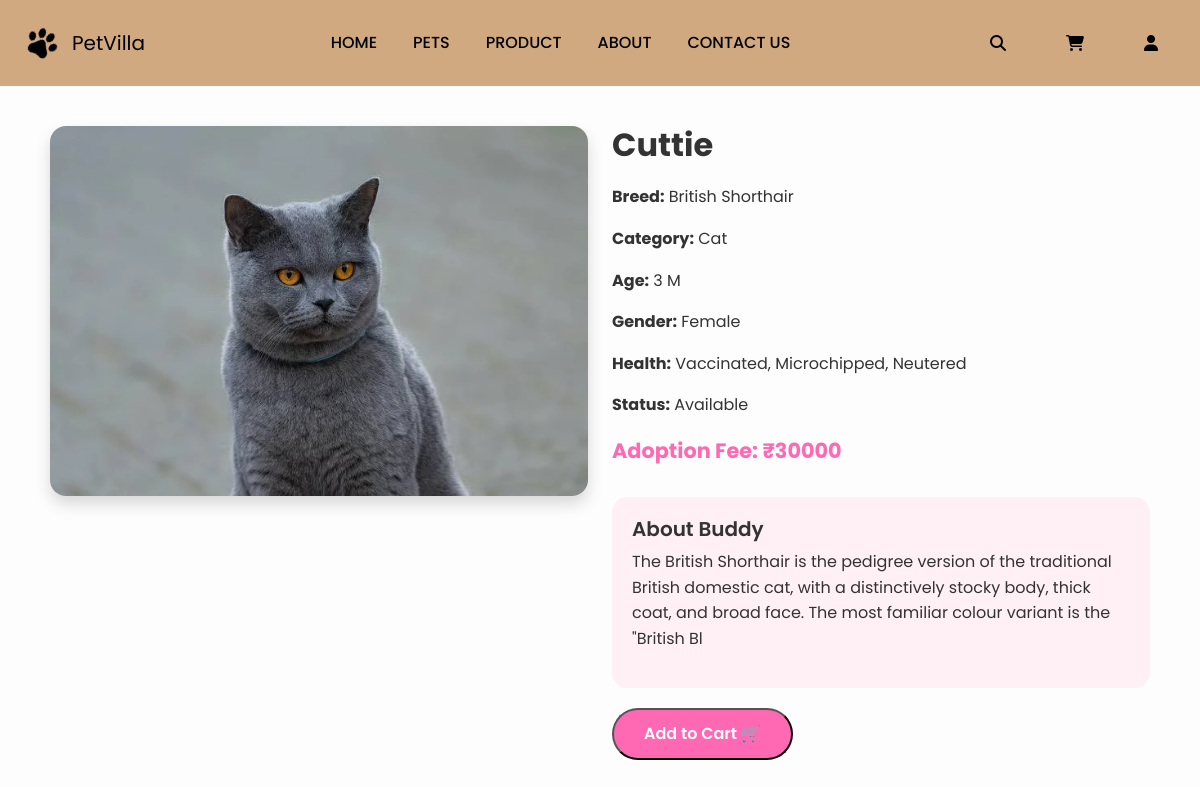
/Pages/detail.php?id=2 (signed in), run on the app's committed database.
### tables this page shows
CREATE TABLE `pets` (
  `pets_id` int(50) NOT NULL,
  `pet-image` varchar(50) NOT NULL,
  `pet-name` text NOT NULL,
  `pet-breed` text NOT NULL,
  `pet-age` varchar(3) NOT NULL,
  `pet-gender` text NOT NULL,
  `pet-category` text NOT NULL,
  `pet-description` varchar(200) NOT NULL,
  `pet-price` int(4) NOT NULL,
  `pet-availability` text NOT NULL
);

### Pages/detail.php (the view, shortened to what this page needs)
<?php include "../partial/_navbar.php";  ?>
<?php include "../partial/_database.php"; ?>
<!DOCTYPE html>
<html lang="en">
<head>
  <link href="https://cdn.jsdelivr.net/npm/bootstrap@5.3.0/dist/css/bootstrap.min.css" rel="stylesheet"/>
</head>
<body>
   <?php
    $hint = $_GET['id'];
    $query = "SELECT * FROM pets WHERE pets_id ='".$hint."'";
    $result= mysqli_query($conn,$query);
    if(mysqli_num_rows($result) > 0){
    $row = mysqli_fetch_assoc($result);
      echo "
    <div class='container pet-details'>
    <div class='row g-4 align-items-start'>
      <div class='col-md-6'>
        <img src='".$row['pet-image'] ."'  class='img-fluid rounded-4 shadow'>
      </div>
      <div class='col-md-6 pet-info'>
        <h2>".$row['pet-name'] ."</h2>
        <p><strong>Breed:</strong> ".$row['pet-breed'] ."</p>
        <p><strong>Category:</strong> ".$row['pet-category'] ."</p>
        <p><strong>Age:</strong> ".$row['pet-age'] ."</p>
        <p><strong>Gender:</strong> ".$row['pet-gender'] ."</p>
        <p><strong>Health:</strong> Vaccinated, Microchipped, Neutered</p>
        <p><strong>Status:</strong> ".$row['pet-availability'] ."</p>
        <p class='price'>Adoption Fee: ₹".$row['pet-price'] ."</p>
        <div class='pet-facts'>
          <h5>About Buddy</h5>
          <p>".$row['pet-description'] ."</p>
        </div>
      <form action='addtocart.php' method='POST'>
  <input type='hidden' name='product_id' value=".$row['pets_id'].">
  <input type='hidden' name='product_type' value='pet'>
  <input type='hidden' name='quantity' value='1'>
  <button type='submit' class='btn-adopt'>Add to Cart 🛒</button>
</form>
      </div>
    </div>
  </div>
    ";
  }
?>
</body>
</html>

### partial/_navbar.php (style rules this page uses)
* { padding: 0; margin: 0; }

### Pages/detail.php (style rules this page uses)
body { font-family: 'Poppins', sans-serif; background: #fdfdfd; color: #333; }
.pet-details { padding: 40px 20px; }
.pet-info h2 { font-weight: 700; margin-bottom: 20px; }
.pet-info p { line-height: 1.6; }
.pet-facts { background: #fff0f5; padding: 20px; border-radius: 15px; margin-top: 30px; }
.pet-facts h5 { font-weight: 600; }
.price { font-size: 1.3rem; color: #ff69b4; font-weight: 700; margin: 10px 0; }
.btn-adopt { background: #ff69b4; color: #fff; border-radius: 50px; padding: 12px 30px; font-weight: 600; text-decoration: none; display: inline-block; margin-top: 20px; transition: all 0.3s ease; }

### data on the page
pets: value (picture), value "Cuttie", value "British Shorthair", value "Cat", value "3 M", value "Female", value "Available", value "30000", value "The British Shorthair is the pedigree version of the traditional British domestic cat, with a distinctively stocky body, thick coat, and broad face. The most familiar colour variant is the \"British Bl"
